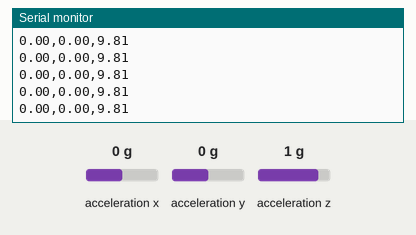
Recording of a sketch running on a simulated Arduino Leonardo, built with avr-gcc and run on an emulated ATmega32U4. Parts: the last lines printed to the serial monitor. The test bench sets the inputs (shaded band); at power-on: acceleration x 0 g, acceleration y 0 g, acceleration z 1 g.

Above: at 1.2 s.
1.3 s: acceleration x set to -1.4 g
At 1.35 s:
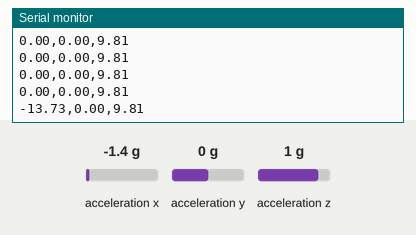
4.3 s: acceleration y set to -1.4 g
At 4.31 s:
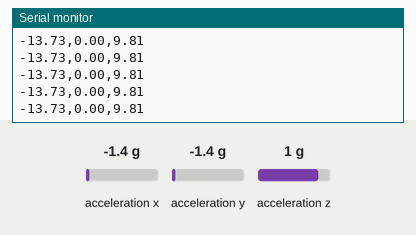
5.8 s: acceleration z set to -1.4 g
At 5.8 s:
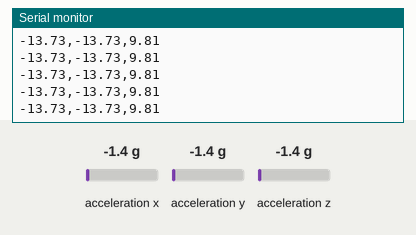

Measured:
- after the input at 1.3 s, the serial monitor: prints a new line at once (image 1)

The sketch:

Adafruit_LIS3DH_data_plotting.ino
```cpp
// Basic demo for accelerometer readings from Adafruit LIS3DH

#include <Wire.h>
#include <SPI.h>
#include <Adafruit_LIS3DH.h>
#include <Adafruit_Sensor.h>

// Used for software SPI
#define LIS3DH_CLK 13
#define LIS3DH_MISO 12
#define LIS3DH_MOSI 11
// Used for hardware & software SPI
#define LIS3DH_CS 10

// software SPI
//Adafruit_LIS3DH lis = Adafruit_LIS3DH(LIS3DH_CS, LIS3DH_MOSI, LIS3DH_MISO, LIS3DH_CLK);
// hardware SPI
//Adafruit_LIS3DH lis = Adafruit_LIS3DH(LIS3DH_CS);
// I2C
Adafruit_LIS3DH lis = Adafruit_LIS3DH();

void setup(void) {
  Serial.begin(9600);
  while (!Serial) delay(10);     // will pause Zero, Leonardo, etc until serial console opens

  Serial.println("LIS3DH test!");

  if (! lis.begin(0x18)) {   // change this to 0x19 for alternative i2c address
    Serial.println("Couldnt start");
    while (1) yield();
  }
  Serial.println("LIS3DH found!");

  lis.setRange(LIS3DH_RANGE_4_G);   // 2, 4, 8 or 16 G!

  Serial.print("Range = "); Serial.print(2 << lis.getRange());
  Serial.println("G");
}

void loop() {
  lis.read();      // get X Y and Z data at once
  // Then print out the raw data
//  Serial.print("X:  "); Serial.print(lis.x);
 // Serial.print("  \tY:  "); Serial.print(lis.y);
 // Serial.print("  \tZ:  "); Serial.print(lis.z);

  /* Or....get a new sensor event, normalized */
  sensors_event_t event;
  lis.getEvent(&event);

  /* Display the results (acceleration is measured in m/s^2) */
  Serial.print(event.acceleration.x);
  Serial.print(","); Serial.print(event.acceleration.y);
  Serial.print(","); Serial.print(event.acceleration.z);
  Serial.println();

  delay(50);
}
```
